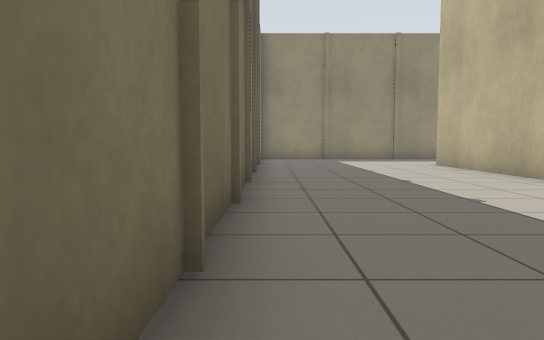
view 1 (above)

24 first-person views from a walk through a world built for the Player/Stage simulator. The camera is 0.72 m above the floor, tilts 4° down and sees 70° across. Floor lines are 1 m apart. The floor is counted in squares, 1 m on a side. Each view is taken from the middle of a square. On the plan, view 1 faces up. The plan holds only what a view shows up to about 11 squares ahead; the rest is blank. Robots are left out.

view 2
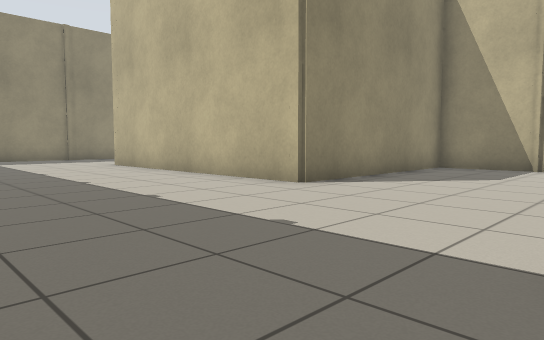

view 3
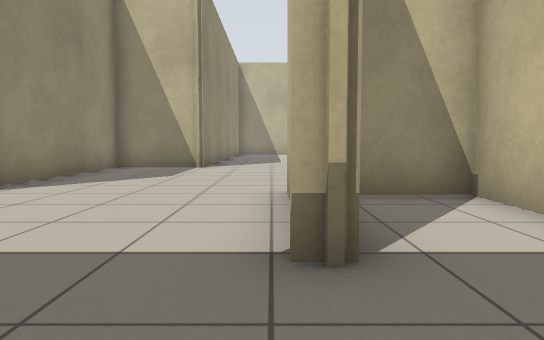

view 4
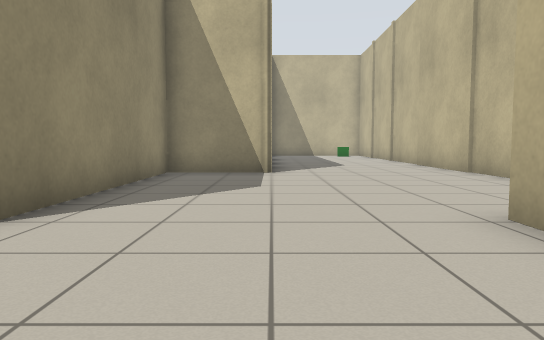

view 5
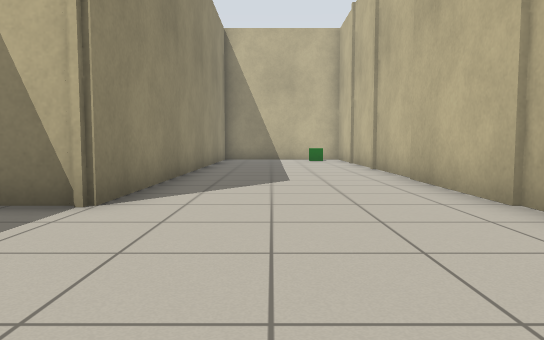

view 6
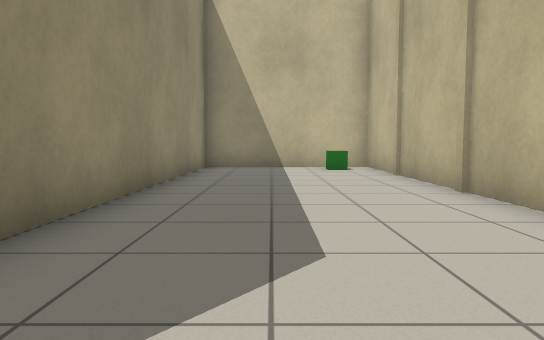

view 7
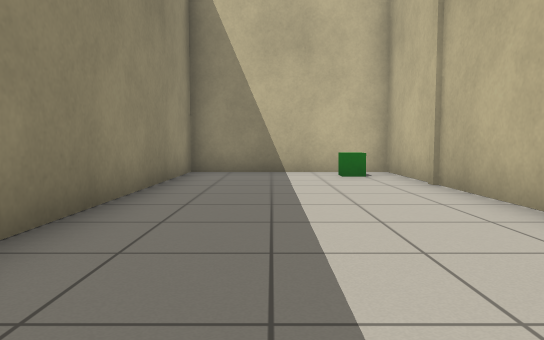

view 8
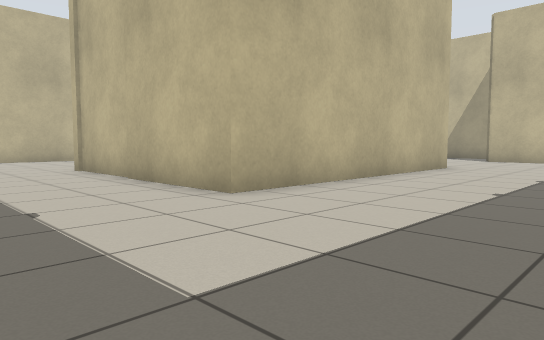

view 9
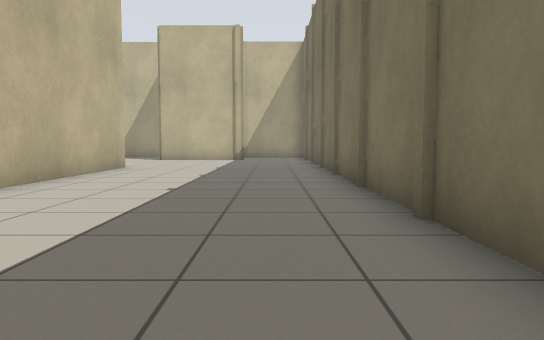

view 10
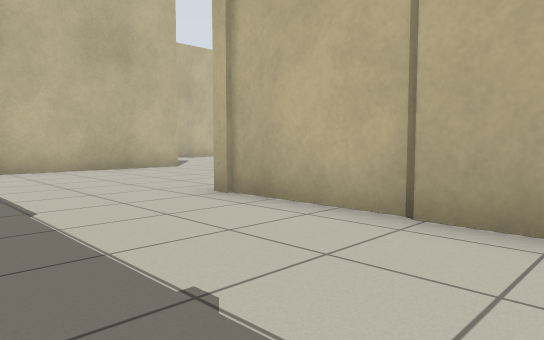

view 11
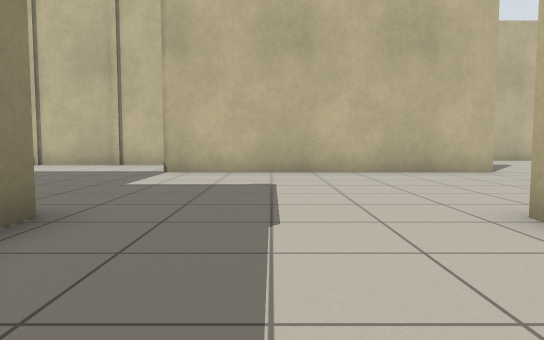

view 12
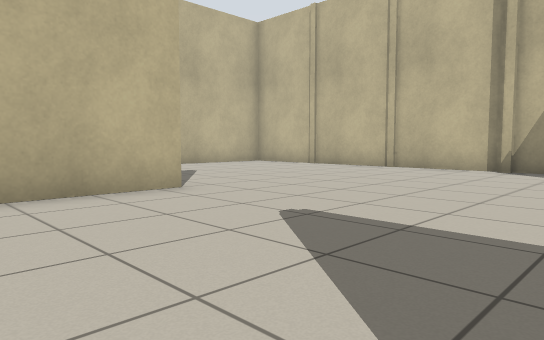

view 13
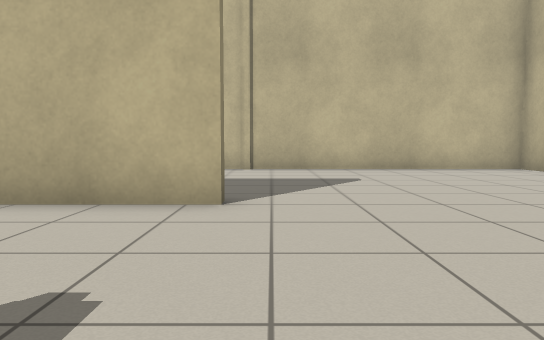

view 14
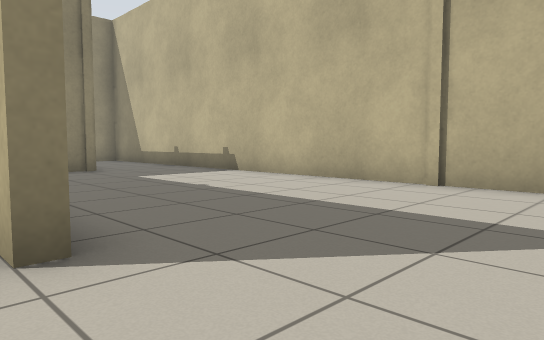

view 15
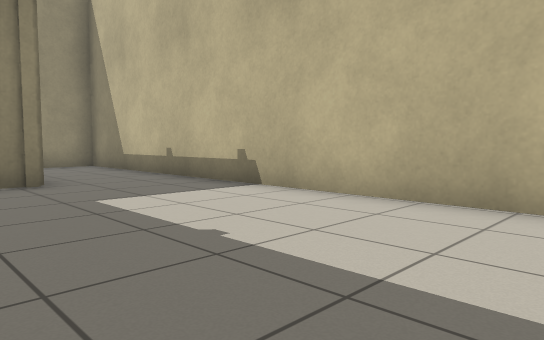

view 16
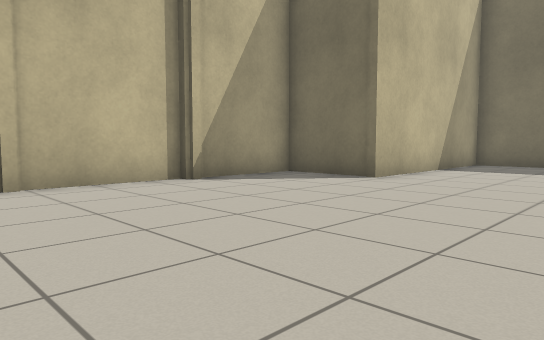

view 17
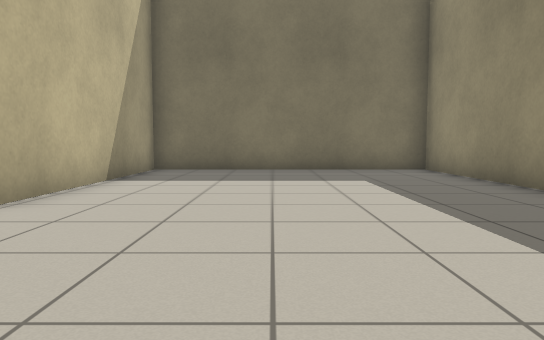

view 18
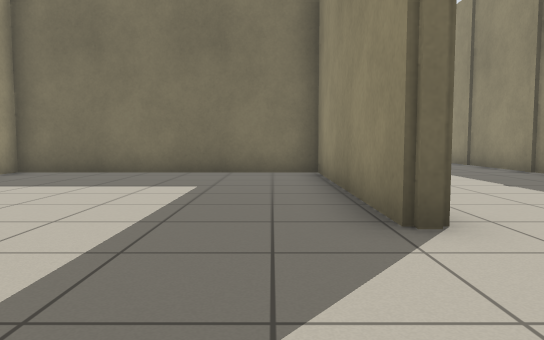

view 19
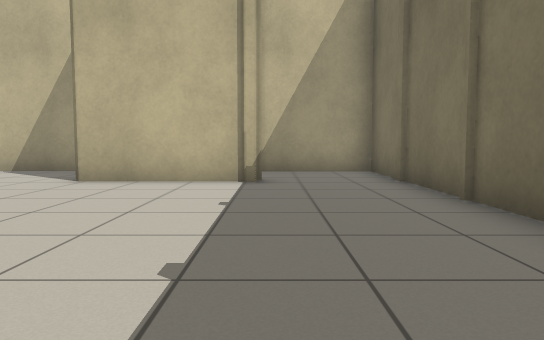

view 20
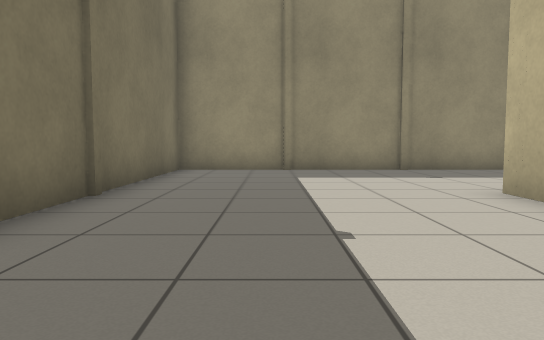

view 21
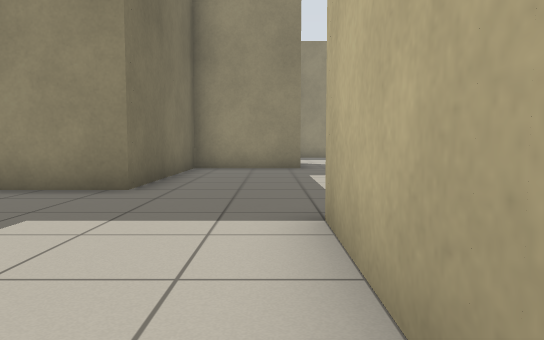

view 22
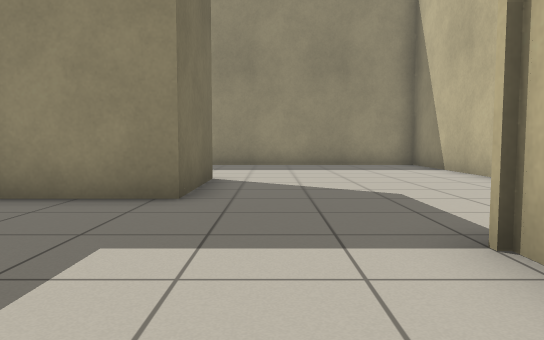

view 23
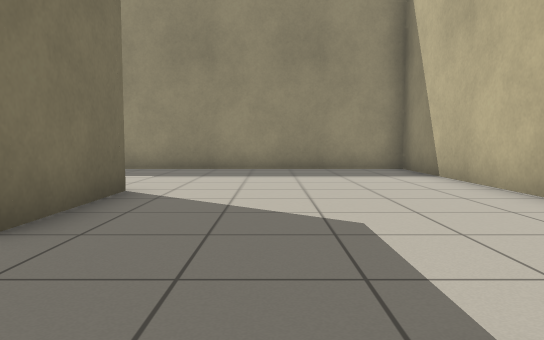

view 24
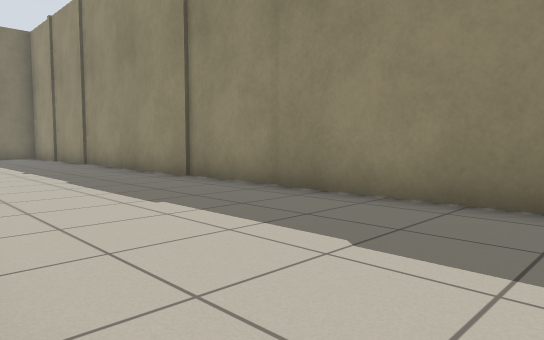

### Floor plan
Points are (right, up) in squares from view 1. A wall is a line through its corners. A room is listed if a view was taken in it or the views show most of it. See-through windows are left out.
Room 1 (views 1, 2, 3, 4, 5, 6, 7, 8, 9, 10, 11, 12, 13, 14, 15, 16, 17, 18, 19, 20, 21, 22, 23)
walls: (17.9, 9.6) (17.5, 9.6) (17.5, 17.8); (14.4, 2.5) (14.8, 2.5); (14.8, 2.2) (17.9, 2.2); (11.8, 17.4) (11.1, 17.4); (8.2, 17.4) (-0.5, 17.4) (-0.5, -2.9) (2.2, -2.9); (20.6, 17.4) (20.1, 17.4); (22.6, 2.2) (23.6, 2.2) (23.6, 21.1); (6.9, -2.9) (23.6, -2.9) (23.6, 2) (11.4, 2) (11.4, 4.5) (5.3, 4.5) (5.3, 12.5) (11.7, 12.5) (11.7, 12.1) (5.6, 12.1) (5.6, 4.8) (11.7, 4.8) (11.7, 2.2) (14.5, 2.2); (2.3, -0.6) (2.3, -0.2) (5.8, -0.2); (3.9, -2.9) (5.3, -2.9) (5.3, -1.1); (20.6, 22.1) (20.6, 22.8); (17.8, 25) (14.8, 25) (14.8, 19.9) (12.8, 19.9)
ways out: opening at (19.5, 23.5) to room 2
objects: green box (23, -2)
Room 2 (view 24)
walls: (17.8, 27.9) (17.8, 25); (23.6, 27) (23.6, 32.6) (8, 32.6)
ways out: opening at (19.5, 23.5) to room 1

Positions as (right, up) in squares from view 1, and headings:
1: (0, 0), facing up
2: (0, 0), facing up-right
3: (0, 0), facing right
4: (2, 2), facing right
5: (7, 0), facing right
6: (12, 0), facing right
7: (14, 0), facing right
8: (1, 16), facing down-right
9: (1, 16), facing down
10: (7, 16), facing down-right
11: (8, 15), facing right
12: (12, 13), facing down-right
13: (13, 9), facing right
14: (17, 7), facing up-right
15: (19, 10), facing up-right
16: (19, 9), facing down-left
17: (16, 8), facing left
18: (15, 11), facing left
19: (2, 7), facing down
20: (2, 7), facing up
21: (17, 14), facing up
22: (19, 20), facing up
23: (20, 22), facing up
24: (19, 28), facing up-left
